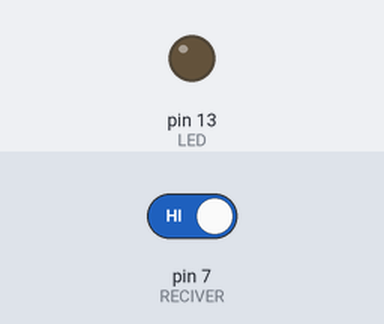
A sketch run on a simulated Arduino Uno, built with avr-gcc and run on an emulated ATmega328P. Parts: output pins drawn as LEDs (lit = HIGH). The inputs (shaded band) are chosen by the test bench; at power-on: pin 7 (RECIVER) HIGH.

Above: at 1.2 s.
1.3 s: pin 7 (RECIVER) driven LOW
At 1.7 s:
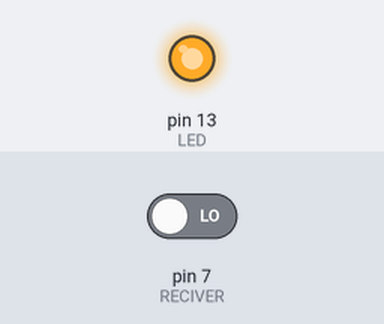
2.8 s: pin 7 (RECIVER) driven HIGH
At 4.0 s:
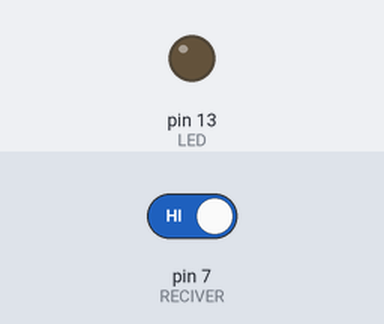
Timing chart, 0 to 5.8 s (numbered marks = the images above; inputs shaded):
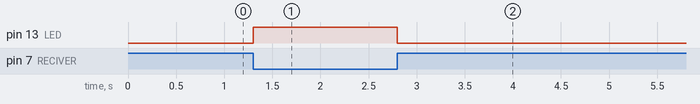

The sketch:

IR_sensor_led_control.ino
```cpp
/*
  This program controls the LED by using the output value of the infrared sensor.
  If we bring the light-reflecting object close to the sensor, the LED will turn on!
*/


#define RECIVER 7 // IR sensor reciver on pin 7
#define LED 13    // led on pin 13

void setup() {
  // set resiver as input
  pinMode(RECIVER, INPUT);
  // set led as output
  pinMode(LED, OUTPUT);
}

void loop() {
  int sensor_val = digitalRead(RECIVER);

  if (sensor_val == 0)
  {
    digitalWrite(LED, 1);
  }
  else
  {
    digitalWrite(LED, 0);
  }

  // set led logical state --> not sensor_val
  // digitalWrite(LED, !sensor_val);
}
```

Measured:
- after the input at 1.3 s, pin 13 (LED): LOW → HIGH at once
- after the input at 2.8 s, pin 13 (LED): HIGH → LOW at once
